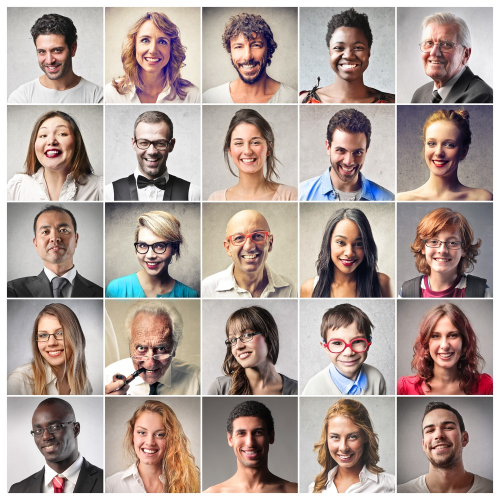
#> input picture opencv_object_detection/eye_face.jpg, 1000 x 1000 px (shown at 1/2 size)
$ python Face_detection_image.py
#> lines starting #> are read from the running program, lines starting #| are printed output that depends on the picture; after the words box and inside, x2 and y2 are one past the last pixel; in counts of white or black regions, pixels touching at a corner belong together
import cv2
import numpy as np
import matplotlib.pyplot as plt
#matplotlib inline

face_cascade=cv2.CascadeClassifier('haarcascade_frontalface_default.xml')
image=cv2.imread('eye_face.jpg')
#> image is the input picture: shape (1000, 1000, 3); mean B, G, R 152.5, 158.7, 174.1
#cv2.imshow('image',image)
width_ratio=0.5
height_ratio=0.5

img2=cv2.resize(image,(0,0),image,width_ratio,height_ratio)
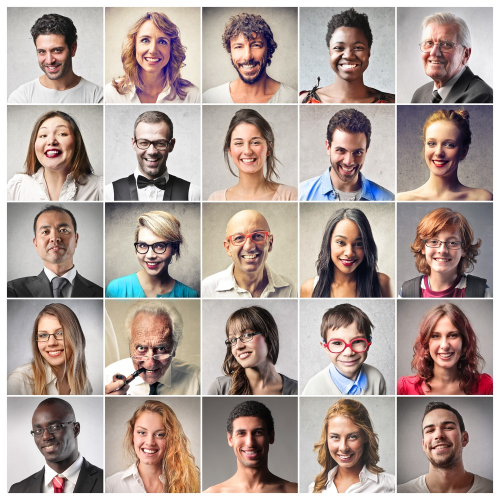
#> img2: shape (500, 500, 3); mean B, G, R 152.6, 158.9, 174.2
cv2.imshow('small',img2)

face_rectangle= face_cascade.detectMultiScale(img2,1.5,5)
#> face_rectangle = 16 rows, first 6: [123, 19, 54, 54], [22, 29, 54, 54], [323, 26, 54, 54], [26, 114, 54, 54], [221, 121, 54, 54], [413, 123, 54, 54]
if face_rectangle is():
    print('no faces found')
def detect_face(img2):
    face_rectangle = face_cascade.detectMultiScale(img2)
#> face_rectangle = 24 rows, first 6: [416, 29, 41, 41], [27, 32, 47, 47], [28, 115, 49, 49], [223, 124, 49, 49], [415, 124, 50, 50], [127, 227, 49, 49]

    for(x,y,w,h) in face_rectangle:
        cv2.rectangle(img2,(x,y),(x+w,y+h),(50,25,25),10)
#> this loop made 24 passes
#> (x, y, w, h) on passes 1 to 12: (416, 29, 41, 41), (27, 32, 47, 47), (28, 115, 49, 49), (223, 124, 49, 49), (415, 124, 50, 50), (127, 227, 49, 49), (29, 316, 46, 46), (422, 318, 47, 47), (416, 409, 49, 49), (225, 415, 48, 48), (129, 126, 46, 46), (421, 224, 47, 47)
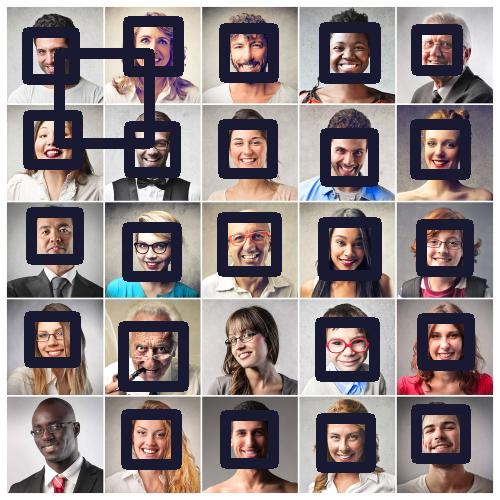
#> img2: shape (500, 500, 3); mean B, G, R 135.4, 134.7, 146

    return img2
result=detect_face(img2)
cv2.imshow("face detection",img2)
cv2.waitKey(0)
cv2.destroyAllWindows()

$ run again, with opencv_object_detection/eyes.jpg copied over opencv_object_detection/eye_face.jpg
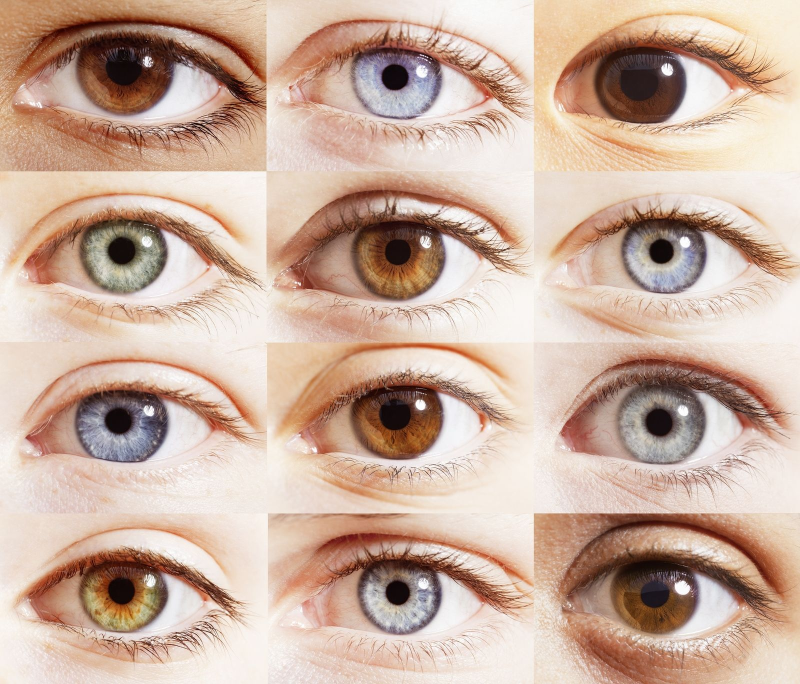
#> input picture opencv_object_detection/eyes.jpg, 1600 x 1368 px (shown at 1/2 size)
#> image is the input picture: shape (1368, 1600, 3); mean B, G, R 160.6, 176.4, 203.2
#> `img2=cv2.resize(image,(0,0),image,width_ratio,height_ratio)`:
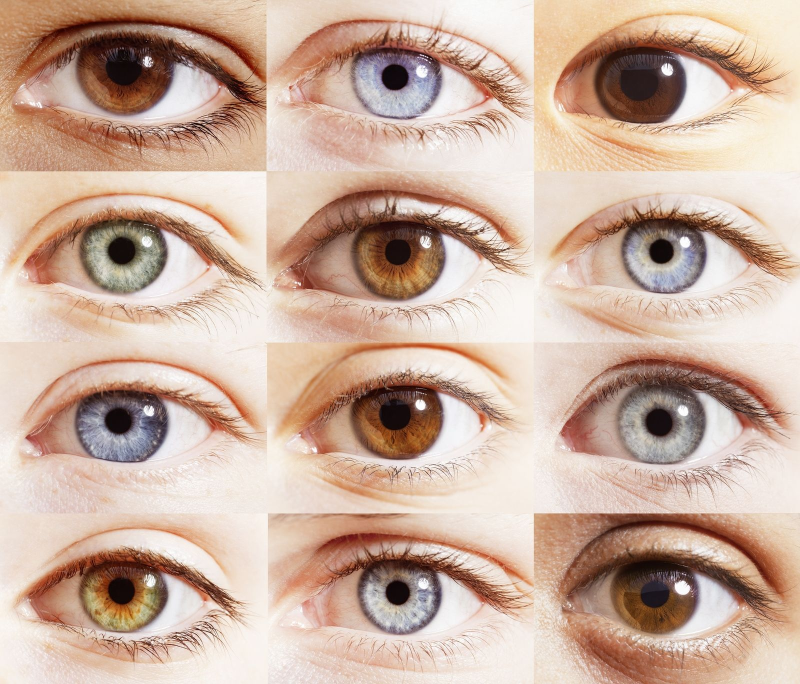
#> img2: shape (684, 800, 3); mean B, G, R 160.7, 176.5, 203.4
#> `face_rectangle= face_cascade.detectMultiScale(img2,1.5,5)`: face_rectangle = ()
#> in detect_face, `face_rectangle = face_cascade.detectMultiScale(img2)`: face_rectangle = [[409, 581, 27, 27]]
#> the loop in detect_face, `for(x,y,w,h) in face_rectangle:` made 1 pass
#> after the loop in detect_face, `for(x,y,w,h) in face_rectangle:`:
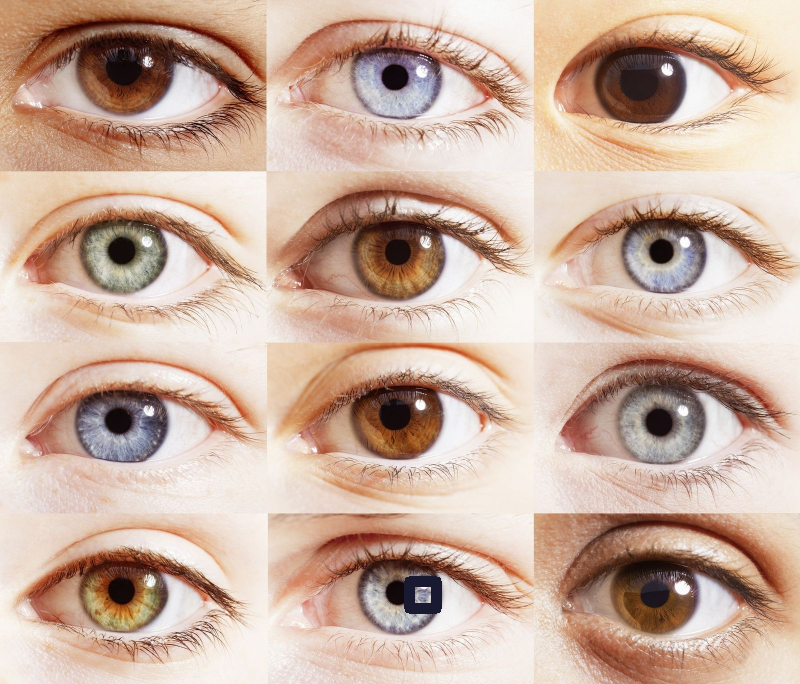
#> img2: shape (684, 800, 3); 0.21% of pixels changed, all inside (x1, y1, x2, y2) = (404, 576, 442, 614)
